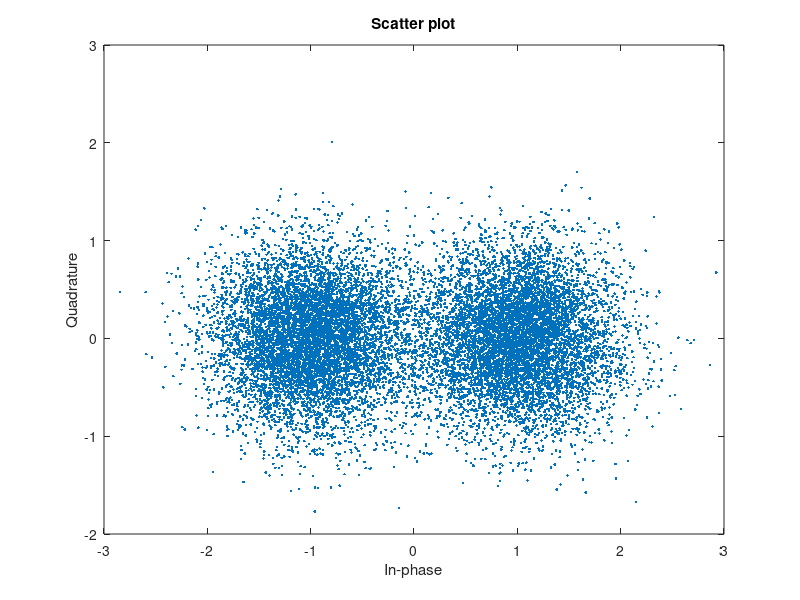

Reproduce this figure in MATLAB.
% c00194582 caizhongheng 2018.04.14
% add layer_decoding and modify the encoding process

clear
clc
close all
rng(257);

%% setting aera
bit_grp = 1000;
k = 6;
m = 9;
n = k + m;

Hb = [1 0 1 -1 -1; -1 0 0 0 -1;0 -1 -1 0 0];
HIb = Hb(:,1:2);

Z  = eye(3);
H  = zeros(size(Hb,1)*length(Z),size(Hb,2)*length(Z));

for idx_row = 1:size(Hb,1)
    for idx_col = 1:size(Hb,2)
        if(Hb(idx_row,idx_col)==-1)
            H((idx_row-1)*length(Z)+(1:length(Z)),(idx_col-1)*length(Z)+(1:length(Z))) = zeros(size(Z));
        else
            H((idx_row-1)*length(Z)+(1:length(Z)),(idx_col-1)*length(Z)+(1:length(Z))) = circshift(Z,[0 Hb(idx_row,idx_col)]);
        end
    end
end

HI = H(:,1:k);
HP = H(:,k+1:end);

%% create the bit data in
bit_in = randi([0 1],k*bit_grp,1);
bit_in = reshape(bit_in,k,[]);

u = zeros(size(Hb,1)*length(Z),bit_grp);
%% use LDPC to encode
for grp_idx = 1:size(bit_in,2)
    Mb = reshape(bit_in(:,grp_idx),length(Z),size(bit_in,1)/length(Z));
    tmp_u = zeros(size(Hb,1)*length(Z),2);
    for row_idx = 1:size(Mb,1)
        for col_idx=1:size(Mb,2)
            if(HIb(row_idx,col_idx)==-1)
                tmp_u((1:length(Z))+length(Z)*(row_idx-1),col_idx) = zeros(length(Z),1);
            else
                tmp_u((1:length(Z))+length(Z)*(row_idx-1),col_idx) = circshift(Mb(:,col_idx),-HIb(row_idx,col_idx));
            end
        end
    end
    tmp_u = mod(sum(tmp_u,2),2);
    u(:,grp_idx) = tmp_u;
end

% u = mod(HI*bit_in,2); u的计算过程也可以简写为这个式子


p = mod(mod(inv(HP),2)*u,2);
% check code
% H_check = mod(HI*bit_in + HP*p,2);

enc_out = [bit_in;p];


%% mapping and calc llr
llr_data = 2*double(~enc_out)-1;
% 因为llr=ln(APP(X=0)/APP(X=1))，这里为了简化llr的计算，所以对enc_out做了一个取反动作，然后直接映射成BPSK信号，作为LLR值。
%% add noise
noise = randn(size(llr_data))+1j*randn(size(llr_data));
noise = noise/2.1;% 2.9是调整噪声功率的比值，目的是让BPSK信号既出现纠前误码又不至于超出纠前门限
tmp_data = llr_data + noise;

scatterplot(tmp_data(:))
llr_data = real(llr_data + noise);

%% decode

iter_num = 5; % 迭代次数
dec_grp  = bit_grp;
llr_data_in = llr_data(:,1:dec_grp);% first col of data
dec_out     = zeros(n,dec_grp);% 硬判输出结果
llr_array   = zeros(size(llr_data_in,1),iter_num);

% keyboard;
% llr_data_in(end) = 1.2;

for grp_idx=1:dec_grp
    tmp_llr_data = llr_data_in(:,grp_idx);
    V = zeros(size(Hb,1),3); %列为校验矩阵的最大行重3
    APP = reshape(tmp_llr_data,length(Z),size(tmp_llr_data,1)/length(Z));
    tmp_dec_out = zeros(15,1);
    C = zeros(size(Hb,1),3);
    C_total = repmat(C,length(Z),1);%每次迭代独立进行，所以需要先将C_total清零
        
    for iter_idx=1:iter_num
        C = zeros(size(Hb,1),3);%每次迭代之前需要先将C清零
        % 更新V的概率信息
        for row_idx = 1:size(Hb,1)% 按Hb逐行更新
            V = zeros(size(Hb,1),3); %列为校验矩阵的最大行重3，因为是不规则的ldpc校验矩阵，所以在每次使用V之前都要先清0一把
            V_idx = 0;
            %% 按Hb的行将APP的值进行循环移位，送给V矩阵
            for col_idx=1:size(Hb,2)
                if(Hb(row_idx,col_idx)~=-1)
                    V_idx = V_idx + 1;
                    V(:,V_idx) = circshift(APP(:,col_idx),-Hb(row_idx,col_idx));
                    % 在V矩阵里面减去上一次迭代送过来的C矩阵
                    V(:,V_idx) = V(:,V_idx) - C_total((1:length(Z))+length(Z)*(row_idx-1),V_idx);
                else
                end
            end
            %% 按Hb的行计算C矩阵
            C(:,1) = sign(V(:,2)).*sign(V(:,3)).*min(abs(V(:,2)),abs(V(:,3)));
            C(:,2) = sign(V(:,1)).*sign(V(:,3)).*min(abs(V(:,1)),abs(V(:,3)));
            C(:,3) = sign(V(:,1)).*sign(V(:,2)).*min(abs(V(:,1)),abs(V(:,2)));
            
            C_total((1:length(Z))+length(Z)*(row_idx-1),:) = C;
            
            %% 将计算出来的C矩阵回加到V矩阵上
            tmp_V = V + C;
            %% 在V矩阵上按照Hb的行进行循环反移位
            % 找出该row_idx下Hb不为-1的列数。
            return_col_idx = find(Hb(row_idx,:)~=-1);
            V_idx = 0;
            for col_idx=return_col_idx
                V_idx = V_idx + 1;
                V(:,V_idx) = circshift(tmp_V(:,V_idx),Hb(row_idx,col_idx));
            end
            
            %% 将更新后的V放回llr的ram APP上，对应回填
            APP(:,return_col_idx) = V;
        end
        
        serial_APP = APP(:);
        for idx=1:length(serial_APP)
            if(serial_APP(idx)>=0)
                tmp_dec_out(idx) = 0;
            else
                tmp_dec_out(idx) = 1;
            end
        end
        llr_array(:,iter_idx) = serial_APP;
    end
    
    %% 按照Hb逐行更新完成后，对APP进行硬判
    
    check_out = mod(H*tmp_dec_out,2);
    check_out_sum = sum(check_out);
    dec_out(:,grp_idx) = tmp_dec_out;
    
end
check = abs(dec_out(1:15,:) - enc_out(1:15,1:dec_grp));
sum(sum(check))





